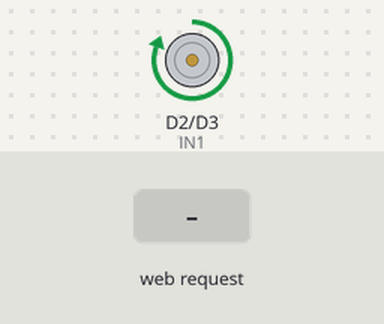
Recording of a sketch running on a simulated ESP8266 (NodeMCU). Shown: motor-driver pin pairs drawn as motors (green arrow = first pin HIGH = forward, orange = second pin HIGH = backward, longer = more drive, scaled by the enable pin). The inputs (shaded band) are chosen by the test bench. WiFi joins after 1.5 s; servers stay silent unless stated; what the sketch prints to the serial monitor is not drawn.

Above: at 2.7 s.
2.8 s: HTTP request GET /DCbackward received
At 3.6 s:
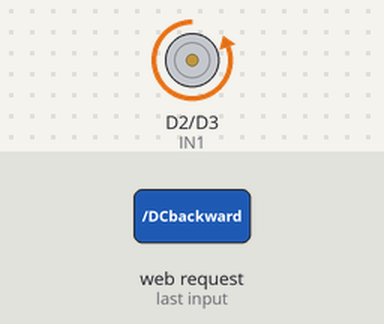
4.3 s: HTTP request GET /DCforward received
At 4.7 s:
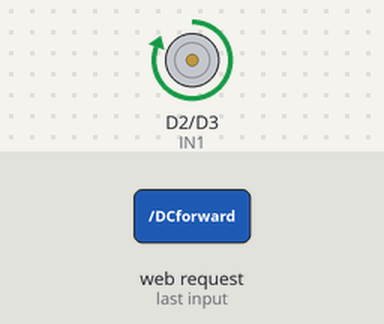
Timing chart, 0 to 7.3 s (numbered marks = the images above; inputs shaded):
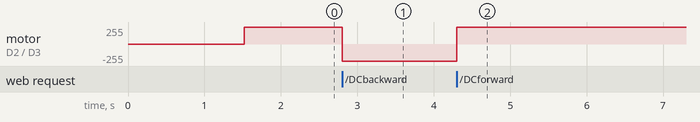

Measured:
- after the input at 2.8 s, motor on D2 (IN1) / D3 (IN2): forward 255/255 → backward 255/255 at once
- after the input at 4.3 s, motor on D2 (IN1) / D3 (IN2): backward 255/255 → forward 255/255 at once

The sketch:

wifi_DC_joystick.ino
```cpp
#include <ESP8266WiFi.h>
#include <ESP8266WebServer.h>
#include "wifi_DC_joystick.h"

ESP8266WebServer server(80);

const int xPin = A0;
const int buttonPin = D4;  // Chân nút nhấn joystick

#define maxSpeed  255
#define minSpeed  0
int step = 10;
int ENA = D1;
int IN1 = D2;
int IN2 = D3;

#define TENWIFI "Tang4 Wifi"
#define PASSWIFI "vuive789@"

bool DCdirection = true;  // true: go forward
bool DCspeed = true;      // true: speed up

void handleReadSerial() {
  int x = analogRead(xPin);
  server.send(200, "text/plain", "Giá trị joystick: " + String(x));
}

void handleReadButton() {
  int buttonState = digitalRead(buttonPin);
  String stateStr = (buttonState == LOW) ? "Pressed" : "Released";
  server.send(200, "text/plain", stateStr);
}

void handleDCforward() {
  DCdirection = true;
  server.send(200, "text/plain", "go forward");
}

void handleDCbackward() {
  DCdirection = false;
  server.send(200, "text/plain", "go backward");
}

void handleDCspeedUp() {
  DCspeed = true;
  server.send(200, "text/plain", "speedUp");
}

void handleDCspeedDown() {
  DCspeed = false;
  server.send(200, "text/plain", "speedDown");
}

void DCmove_forward() {
  analogWrite(ENA, maxSpeed);
  digitalWrite(IN1, HIGH);
  digitalWrite(IN2, LOW);
}

void DCmove_backward() {
  analogWrite(ENA, maxSpeed);
  digitalWrite(IN1, LOW);
  digitalWrite(IN2, HIGH);
}

void DCspeedUp() {
  for (int i = 10; i <= maxSpeed; i += step) {
    analogWrite(ENA, i);
  }
}

void DCspeedDown() {
  for (int i = maxSpeed; i >= 10; i -= step) {
    analogWrite(ENA, i);
  }
}

void setup() {
  Serial.begin(9600);

  pinMode(ENA, OUTPUT);
  pinMode(IN1, OUTPUT);
  pinMode(IN2, OUTPUT);
  pinMode(buttonPin, INPUT_PULLUP);  // nút nhấn nối GND

  WiFi.begin(TENWIFI, PASSWIFI);
  Serial.print("\n Đang thử kết nối");
  while (WiFi.status() != WL_CONNECTED) {
    delay(500);
    Serial.print(".");
  }
  Serial.print("\n Kết nối thành công. IP address: ");
  Serial.println(WiFi.localIP());

  server.on("/", [](){
    server.send_P(200, "text/html", MAIN_page);
  });
  server.on("/readSerial", handleReadSerial);
  server.on("/readButton", handleReadButton);
  server.on("/DCforward", handleDCforward);
  server.on("/DCbackward", handleDCbackward);
  server.on("/DCspeedup", handleDCspeedUp);
  server.on("/DCspeeddown", handleDCspeedDown);

  server.begin();
  Serial.println("Server đã khởi động.");
}

void loop() {
  server.handleClient();

  if (DCdirection) DCmove_forward();
  else DCmove_backward();

  //if (DCspeed) DCspeedUp();
  //else DCspeedDown();
}
```

wifi_DC_joystick.h
```cpp
const char MAIN_page[] PROGMEM = R"=====(
<!DOCTYPE html>
<html>
  <head>
    <meta name='viewport' content='width=device-width, initial-scale=1.0'/>
    <meta charset='utf-8'>
    <style>
      html {
        font-family: Helvetica;
        display: inline-block;
        margin: 0px auto;
        text-align: center;
      }
      .button2 {
        background-color: #555555;
      }
      .btn {
        background-color: #4CAF50;
        border: none;
        color: white;
        padding: 16px 40px;
        text-decoration: none;
        font-size: 16px;
        margin: 2px;
        cursor: pointer;
      }
      .degrees-input {
        width: 60px;
        height: 30px;
        font-size: 20px;
        text-align: center;
      }
    </style>
    <title>Cảm biến ánh sáng và DC motor</title>
  </head>
  <body>
    <h1><p id="serialMonitor"> None </p></h1><br>

    <div id="motor_controller">
      <p>Điều khuyển động cơ DC</p>
      <button class="btn btn-forward" onclick="goForward()">Tới</button>
      <button class="btn btn-backward" onclick="goBackward()">Lui</button> <br>
    </div>

    <p id="joystickButtonStatus">Trạng thái nút nhấn joystick: ...</p>

    <script>
      window.onload = function() {
        readSerial();
        updateButtonStatus();
      };

      function readSerial() {
        var serialMonitor = document.getElementById('serialMonitor');
        var xhttp = new XMLHttpRequest();
        xhttp.onreadystatechange = function() {
          if (this.readyState == 4 && this.status == 200) {
            serialMonitor.innerHTML = this.responseText;
            setTimeout(readSerial, 500);
          }
        };
        xhttp.open('GET', '/readSerial', true);
        xhttp.send();
      }

      function updateButtonStatus() {
        var xhr = new XMLHttpRequest();
        xhr.onreadystatechange = function(){
          if (this.readyState == 4 && this.status == 200){
            document.getElementById('joystickButtonStatus').innerText = 'Trạng thái nút nhấn joystick: ' + this.responseText;
            setTimeout(updateButtonStatus, 500);
          }
        };
        xhr.open('GET', '/readButton', true);
        xhr.send();
      }

      function goForward() {
        var xhttp = new XMLHttpRequest();
        xhttp.onreadystatechange = function() {
          if (this.readyState == 4 && this.status == 200) {
            if (this.responseText == 'go forward') {
              console.log('OK');
              document.querySelector(".btn-forward").classList.add("button2");
              document.querySelector(".btn-backward").classList.remove("button2");
            } else {
              console.log('Error');
            }
          }
        };
        xhttp.open('GET', '/DCforward', true);
        xhttp.send();
      }

      function goBackward() {
        var xhttp = new XMLHttpRequest();
        xhttp.onreadystatechange = function() {
          if (this.readyState == 4 && this.status == 200) {
            if (this.responseText == 'go backward') {
              console.log('OK');
              document.querySelector(".btn-backward").classList.add("button2");
              document.querySelector(".btn-forward").classList.remove("button2");
            } else {
              console.log('Error');
            }
          }
        };
        xhttp.open('GET', '/DCbackward', true);
        xhttp.send();
      }
    </script>
  </body>
</html>
)=====";
```
